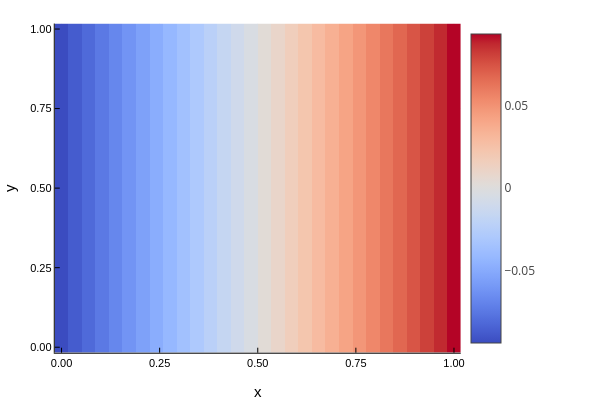

The notebook cell saved with this chart:
### Code cell
Ntot = p.Nx*p.Ny
a1sol = reshape(sol[1:Ntot], p.Nx, p.Ny)
heatmap(x,y,a1sol',
xlabel="x",
ylabel="y",
color=:coolwarm
)

### Figure 1 — Plotly figure (JSON) as saved in the notebook; plotly's stock layout.template omitted (floating-point values rounded to 4 significant figures; data arrays with more than 128 entries replaced by an {"elided": "..."} marker saying what was removed)
{"data": [{"colorbar": {"len": 0.9143, "title": "", "x": 0.7679, "y": 0.533}, "colorscale": {"elided": "100x2 mixed values"}, "name": "y1", "showlegend": false, "showscale": true, "type": "heatmap", "x": [-0.01724, 0.01724, 0.05172, 0.08621, 0.1207, 0.1552, 0.1897, 0.2241, 0.2586, 0.2931, 0.3276, 0.3621, 0.3966, 0.431, 0.4655, 0.5, 0.5345, 0.569, 0.6034, 0.6379, 0.6724, 0.7069, 0.7414, 0.7759, 0.8103, 0.8448, 0.8793, 0.9138, 0.9483, 0.9828, 1.017], "xaxis": "x", "y": [-0.01724, 0.01724, 0.05172, 0.08621, 0.1207, 0.1552, 0.1897, 0.2241, 0.2586, 0.2931, 0.3276, 0.3621, 0.3966, 0.431, 0.4655, 0.5, 0.5345, 0.569, 0.6034, 0.6379, 0.6724, 0.7069, 0.7414, 0.7759, 0.8103, 0.8448, 0.8793, 0.9138, 0.9483, 0.9828, 1.017], "yaxis": "y", "z": {"elided": "30x30 float values"}, "zmax": 0.09375, "zmin": -0.09375}], "layout": {"annotations": [], "height": 400, "legend": {"bgcolor": "rgba(255, 255, 255, 1.000)", "bordercolor": "rgba(0, 0, 0, 1.000)", "borderwidth": 1, "font": {"color": "rgba(0, 0, 0, 1.000)", "family": "sans-serif", "size": 11}, "title": {"font": {"color": "rgba(0, 0, 0, 1.000)", "family": "sans-serif", "size": 15}, "text": ""}, "tracegroupgap": 0, "traceorder": "normal", "x": 1, "xanchor": "auto", "y": 1, "yanchor": "auto"}, "margin": {"b": 20, "l": 0, "r": 0, "t": 20}, "paper_bgcolor": "rgba(255, 255, 255, 1.000)", "plot_bgcolor": "rgba(255, 255, 255, 1.000)", "showlegend": true, "width": 600, "xaxis": {"anchor": "y", "domain": [0.09128, 0.7679], "gridcolor": "rgba(0, 0, 0, 0.100)", "gridwidth": 0.5, "linecolor": "rgba(0, 0, 0, 1.000)", "mirror": false, "range": [-0.01724, 1.017], "showgrid": true, "showline": true, "showticklabels": true, "tickangle": 0, "tickcolor": "rgb(0, 0, 0)", "tickfont": {"color": "rgba(0, 0, 0, 1.000)", "family": "sans-serif", "size": 11}, "tickmode": "array", "ticks": "inside", "ticktext": ["0.00", "0.25", "0.50", "0.75", "1.00"], "tickvals": [0, 0.25, 0.5, 0.75, 1], "title": "x", "titlefont": {"color": "rgba(0, 0, 0, 1.000)", "family": "sans-serif", "size": 15}, "type": "-", "visible": true, "zeroline": false, "zerolinecolor": "rgba(0, 0, 0, 1.000)"}, "yaxis": {"anchor": "x", "domain": [0.07581, 0.9902], "gridcolor": "rgba(0, 0, 0, 0.100)", "gridwidth": 0.5, "linecolor": "rgba(0, 0, 0, 1.000)", "mirror": false, "range": [-0.01724, 1.017], "showgrid": true, "showline": true, "showticklabels": true, "tickangle": 0, "tickcolor": "rgb(0, 0, 0)", "tickfont": {"color": "rgba(0, 0, 0, 1.000)", "family": "sans-serif", "size": 11}, "tickmode": "array", "ticks": "inside", "ticktext": ["0.00", "0.25", "0.50", "0.75", "1.00"], "tickvals": [0, 0.25, 0.5, 0.75, 1], "title": "y", "titlefont": {"color": "rgba(0, 0, 0, 1.000)", "family": "sans-serif", "size": 15}, "type": "-", "visible": true, "zeroline": false, "zerolinecolor": "rgba(0, 0, 0, 1.000)"}}}
